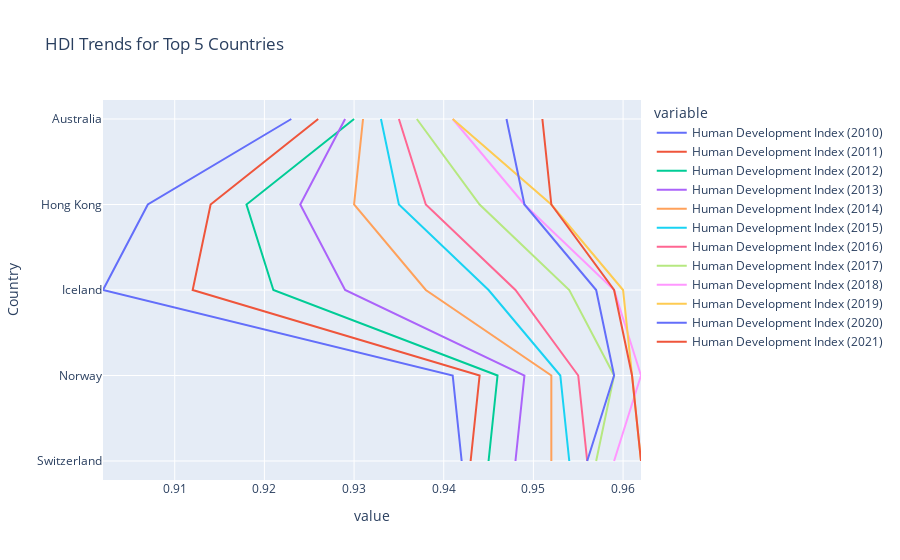

Source (notebook cell):
### Code cell
# 3. Line chart showing HDI trends for the top 5 countries
top_5 = df_rank.head()['Country'].tolist()
fig3 = px.line(df_years[df_years['Country'].isin(top_5)], x=df_years.columns[1:], y='Country', 
               title='HDI Trends for Top 5 Countries')
fig3.show()

### Figure 1 — Plotly figure (JSON) as saved in the notebook; plotly's stock layout.template omitted (floating-point values rounded to 4 significant figures)
{"data": [{"hovertemplate": "variable=Human Development Index (2010)<br>value=%{x}<br>Country=%{y}<extra></extra>", "legendgroup": "Human Development Index (2010)", "line": {"color": "#636efa", "dash": "solid"}, "marker": {"symbol": "circle"}, "mode": "lines", "name": "Human Development Index (2010)", "orientation": "h", "showlegend": true, "type": "scatter", "x": [0.942, 0.941, 0.902, 0.907, 0.923], "xaxis": "x", "y": ["Switzerland", "Norway", "Iceland", "Hong Kong", "Australia"], "yaxis": "y"}, {"hovertemplate": "variable=Human Development Index (2011)<br>value=%{x}<br>Country=%{y}<extra></extra>", "legendgroup": "Human Development Index (2011)", "line": {"color": "#EF553B", "dash": "solid"}, "marker": {"symbol": "circle"}, "mode": "lines", "name": "Human Development Index (2011)", "orientation": "h", "showlegend": true, "type": "scatter", "x": [0.943, 0.944, 0.912, 0.914, 0.926], "xaxis": "x", "y": ["Switzerland", "Norway", "Iceland", "Hong Kong", "Australia"], "yaxis": "y"}, {"hovertemplate": "variable=Human Development Index (2012)<br>value=%{x}<br>Country=%{y}<extra></extra>", "legendgroup": "Human Development Index (2012)", "line": {"color": "#00cc96", "dash": "solid"}, "marker": {"symbol": "circle"}, "mode": "lines", "name": "Human Development Index (2012)", "orientation": "h", "showlegend": true, "type": "scatter", "x": [0.945, 0.946, 0.921, 0.918, 0.93], "xaxis": "x", "y": ["Switzerland", "Norway", "Iceland", "Hong Kong", "Australia"], "yaxis": "y"}, {"hovertemplate": "variable=Human Development Index (2013)<br>value=%{x}<br>Country=%{y}<extra></extra>", "legendgroup": "Human Development Index (2013)", "line": {"color": "#ab63fa", "dash": "solid"}, "marker": {"symbol": "circle"}, "mode": "lines", "name": "Human Development Index (2013)", "orientation": "h", "showlegend": true, "type": "scatter", "x": [0.948, 0.949, 0.929, 0.924, 0.929], "xaxis": "x", "y": ["Switzerland", "Norway", "Iceland", "Hong Kong", "Australia"], "yaxis": "y"}, {"hovertemplate": "variable=Human Development Index (2014)<br>value=%{x}<br>Country=%{y}<extra></extra>", "legendgroup": "Human Development Index (2014)", "line": {"color": "#FFA15A", "dash": "solid"}, "marker": {"symbol": "circle"}, "mode": "lines", "name": "Human Development Index (2014)", "orientation": "h", "showlegend": true, "type": "scatter", "x": [0.952, 0.952, 0.938, 0.93, 0.931], "xaxis": "x", "y": ["Switzerland", "Norway", "Iceland", "Hong Kong", "Australia"], "yaxis": "y"}, {"hovertemplate": "variable=Human Development Index (2015)<br>value=%{x}<br>Country=%{y}<extra></extra>", "legendgroup": "Human Development Index (2015)", "line": {"color": "#19d3f3", "dash": "solid"}, "marker": {"symbol": "circle"}, "mode": "lines", "name": "Human Development Index (2015)", "orientation": "h", "showlegend": true, "type": "scatter", "x": [0.954, 0.953, 0.945, 0.935, 0.933], "xaxis": "x", "y": ["Switzerland", "Norway", "Iceland", "Hong Kong", "Australia"], "yaxis": "y"}, {"hovertemplate": "variable=Human Development Index (2016)<br>value=%{x}<br>Country=%{y}<extra></extra>", "legendgroup": "Human Development Index (2016)", "line": {"color": "#FF6692", "dash": "solid"}, "marker": {"symbol": "circle"}, "mode": "lines", "name": "Human Development Index (2016)", "orientation": "h", "showlegend": true, "type": "scatter", "x": [0.956, 0.955, 0.948, 0.938, 0.935], "xaxis": "x", "y": ["Switzerland", "Norway", "Iceland", "Hong Kong", "Australia"], "yaxis": "y"}, {"hovertemplate": "variable=Human Development Index (2017)<br>value=%{x}<br>Country=%{y}<extra></extra>", "legendgroup": "Human Development Index (2017)", "line": {"color": "#B6E880", "dash": "solid"}, "marker": {"symbol": "circle"}, "mode": "lines", "name": "Human Development Index (2017)", "orientation": "h", "showlegend": true, "type": "scatter", "x": [0.957, 0.959, 0.954, 0.944, 0.937], "xaxis": "x", "y": ["Switzerland", "Norway", "Iceland", "Hong Kong", "Australia"], "yaxis": "y"}, {"hovertemplate": "variable=Human Development Index (2018)<br>value=%{x}<br>Country=%{y}<extra></extra>", "legendgroup": "Human Development Index (2018)", "line": {"color": "#FF97FF", "dash": "solid"}, "marker": {"symbol": "circle"}, "mode": "lines", "name": "Human Development Index (2018)", "orientation": "h", "showlegend": true, "type": "scatter", "x": [0.959, 0.962, 0.959, 0.949, 0.941], "xaxis": "x", "y": ["Switzerland", "Norway", "Iceland", "Hong Kong", "Australia"], "yaxis": "y"}, {"hovertemplate": "variable=Human Development Index (2019)<br>value=%{x}<br>Country=%{y}<extra></extra>", "legendgroup": "Human Development Index (2019)", "line": {"color": "#FECB52", "dash": "solid"}, "marker": {"symbol": "circle"}, "mode": "lines", "name": "Human Development Index (2019)", "orientation": "h", "showlegend": true, "type": "scatter", "x": [0.962, 0.961, 0.96, 0.952, 0.941], "xaxis": "x", "y": ["Switzerland", "Norway", "Iceland", "Hong Kong", "Australia"], "yaxis": "y"}, {"hovertemplate": "variable=Human Development Index (2020)<br>value=%{x}<br>Country=%{y}<extra></extra>", "legendgroup": "Human Development Index (2020)", "line": {"color": "#636efa", "dash": "solid"}, "marker": {"symbol": "circle"}, "mode": "lines", "name": "Human Development Index (2020)", "orientation": "h", "showlegend": true, "type": "scatter", "x": [0.956, 0.959, 0.957, 0.949, 0.947], "xaxis": "x", "y": ["Switzerland", "Norway", "Iceland", "Hong Kong", "Australia"], "yaxis": "y"}, {"hovertemplate": "variable=Human Development Index (2021)<br>value=%{x}<br>Country=%{y}<extra></extra>", "legendgroup": "Human Development Index (2021)", "line": {"color": "#EF553B", "dash": "solid"}, "marker": {"symbol": "circle"}, "mode": "lines", "name": "Human Development Index (2021)", "orientation": "h", "showlegend": true, "type": "scatter", "x": [0.962, 0.961, 0.959, 0.952, 0.951], "xaxis": "x", "y": ["Switzerland", "Norway", "Iceland", "Hong Kong", "Australia"], "yaxis": "y"}], "layout": {"legend": {"title": {"text": "variable"}, "tracegroupgap": 0}, "title": {"text": "HDI Trends for Top 5 Countries"}, "xaxis": {"anchor": "y", "domain": [0, 1], "title": {"text": "value"}}, "yaxis": {"anchor": "x", "domain": [0, 1], "title": {"text": "Country"}}}}
